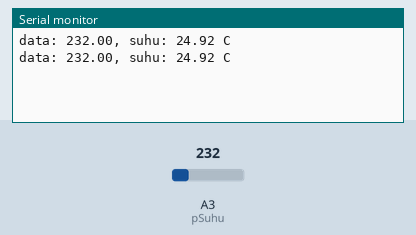
Bench run of a sketch on a simulated Arduino Uno, built with avr-gcc and run on an emulated ATmega328P. Shown: the last lines printed to the serial monitor. The test bench sets the inputs (shaded band); at power-on: A3 (pSuhu) = 232.

Above: at 1.2 s.
1.3 s: A3 (pSuhu) set to 250
At 2.6 s:
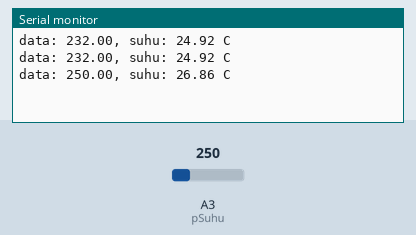
2.8 s: A3 (pSuhu) set to 266
At 3.6 s:
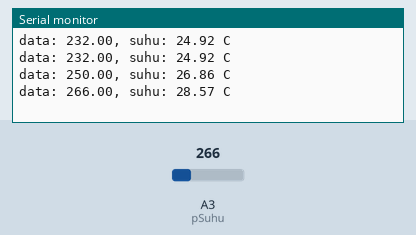
Timing chart, 0 to 5.8 s (numbered marks = the images above; inputs shaded):
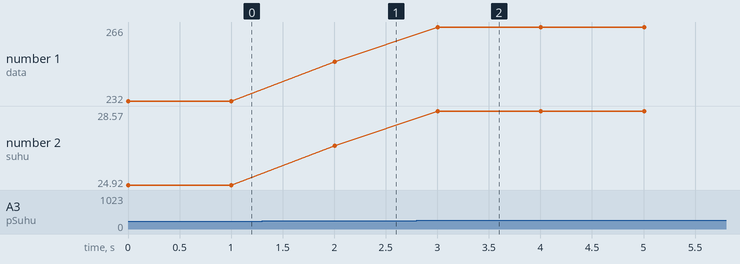

The sketch:

ceksuhu.ino
```cpp
const int pSuhu = A3;
float suhu, data;

void setup() {
  analogReference(INTERNAL);
  Serial.begin(9600);
  pinMode(pSuhu, INPUT);
}
void loop() {
  data = analogRead(pSuhu);
  data = analogRead(pSuhu);
  suhu = data * 110 / 1024;
  Serial.print("data: ");
  Serial.print(data);
  Serial.print(", suhu: ");
  Serial.print(suhu);
  Serial.print(" C");
  Serial.println();
  delay(1000);
}
```

Measured:
- after the input at 1.3 s, the serial monitor: prints a new line after 0.70 s (image 1)
- after the input at 2.8 s, the serial monitor: prints a new line after 0.20 s (image 2)
- plotted number 1: 232 → 250 after the input at 1.3 s, 250 → 266 after the input at 2.8 s
- plotted number 2: 24.92 → 26.86 after the input at 1.3 s, 26.86 → 28.57 after the input at 2.8 s
